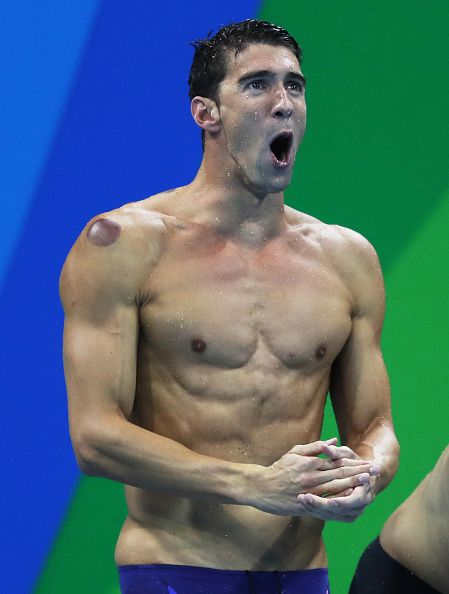
#> input picture python_tutorials/RGB_merge/phelps.jpg, 449 x 594 px
$ python RGB_merge.py
#> lines starting #> are read from the running program, lines starting #| are printed output that depends on the picture
from PIL import Image

phelps = Image.open("phelps.jpg")
#> phelps is the input picture: PIL image 449x594 RGB; mean R, G, B 72.6, 105.6, 117.9
print(phelps.mode)          # it gives us the mode of the phelps.jpg image
#| RGB
phelps.show()
r,g,b = phelps.split()
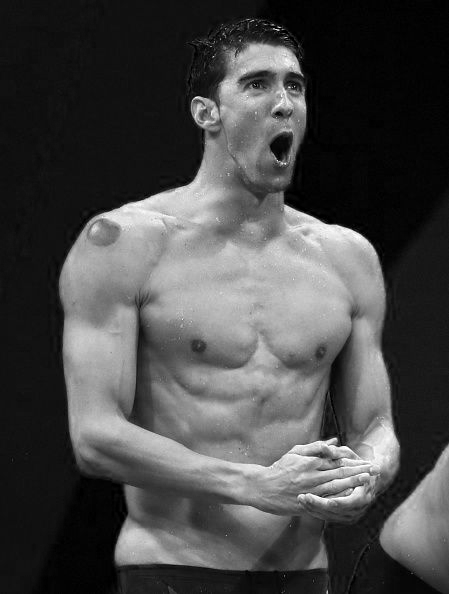
#> r: PIL image 449x594 L; min 0, max 255, mean 72.6
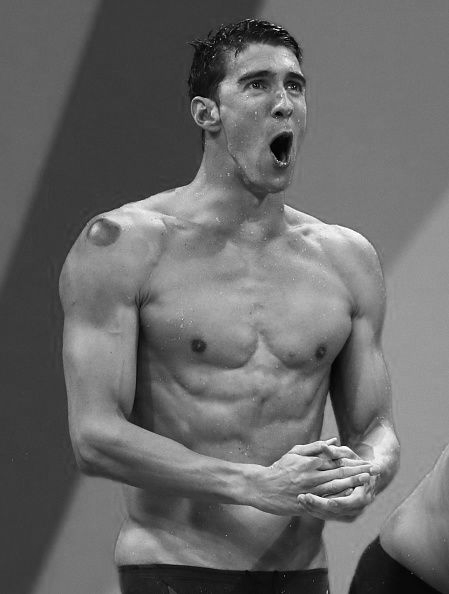
#> g: PIL image 449x594 L; min 0, max 255, mean 105.6
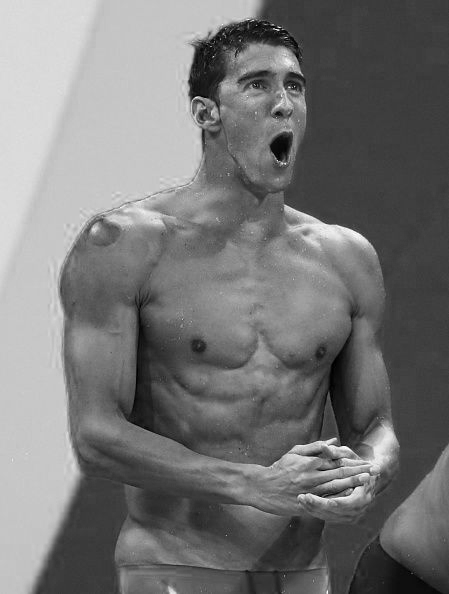
#> b: PIL image 449x594 L; min 0, max 255, mean 117.9
new = Image.merge("RGB", (r,b,g))
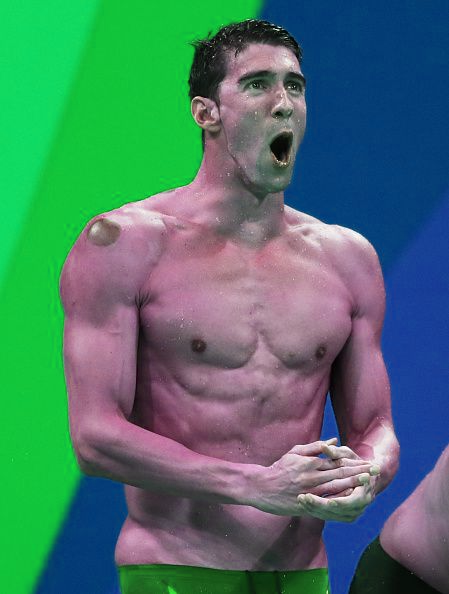
#> new: PIL image 449x594 RGB; mean R, G, B 72.6, 117.9, 105.6
print(r)
#| <PIL.Image.Image image mode=L size=449x594 at 0x7FAFA1458F10>
r.show()
b.show()
g.show()
dadp= Image.merge("RGB", (b,g,r))
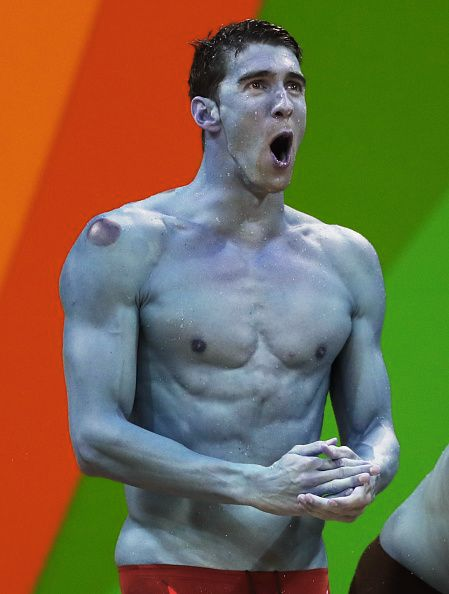
#> dadp: PIL image 449x594 RGB; mean R, G, B 117.9, 105.6, 72.6
dadp.show()

# we can also merge two photos , by taking their 2 different rgb values and merging them like(r1,g1,b2) or (r2,b1,g2)
